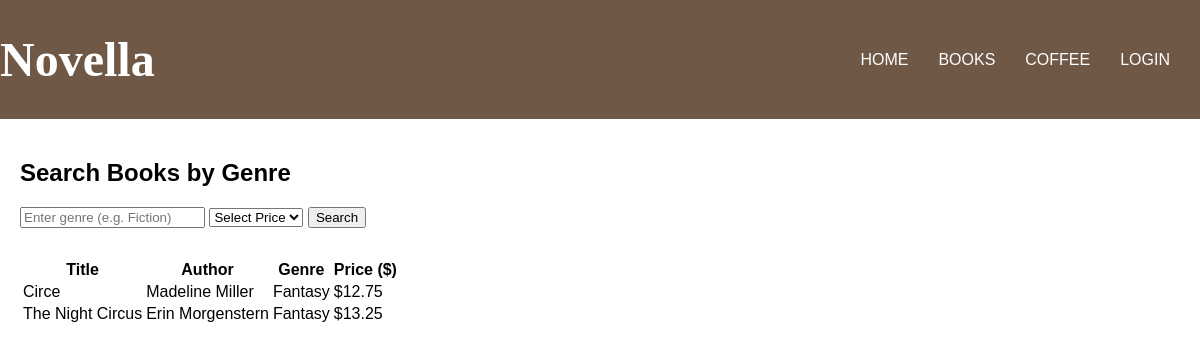
Page /dynamic_version/books.php?genre=Fantasy on the committed database.
### tables this page shows
CREATE TABLE books (
  id INT AUTO_INCREMENT PRIMARY KEY,
  title VARCHAR(255) NOT NULL,
  author VARCHAR(255),
  genre VARCHAR(100),
  price DECIMAL(7,2) NOT NULL
);

### dynamic_version/books.php (the view, shortened to what this page needs)
<?php require 'db.php'; ?>
<!DOCTYPE html>
<html lang="en">
<head>
    <link rel="stylesheet" href="styles.css">
</head>
<body>
    <header>
        <div class="logo">
            <a href="index.html"><h1>Novella</h1></a>
        </div>
        <nav class="navbar">
            <ul class="nav-list">
                <li><a href="index.html">Home</a></li>
                <li><a href="books.php">Books</a></li>
                <li><a href="menu.html">Coffee</a></li>
                <li><a href="login.php">Login</a></li>
            </ul>
        </nav>
    </header>
    <main style="padding: 20px;">
        <h2>Search Books by Genre</h2>
        <form method="GET" style="margin-bottom: 30px;">
            <input type="text" name="genre" placeholder="Enter genre (e.g. Fiction)">
            <select name="price_range">
                <option value="">Select Price</option>
            </select>
            <button type="submit">Search</button>
        </form>
        <table>
            <thead>
                <tr>
                    <th>Title</th>
                    <th>Author</th>
                    <th>Genre</th>
                    <th>Price ($)</th>
                </tr>
            </thead>
            <tbody>
                <?php
                    $query = "SELECT * FROM books WHERE 1=1";
                    $params = [];
                        if (isset($_GET['genre']) && !empty(trim($_GET['genre']))) {
                            $query .= " AND genre LIKE ?";
                            $params[] = "%" . trim($_GET['genre']) . "%";
                        }
                $stmt = $pdo->prepare($query);
                $stmt->execute($params);
                $books = $stmt->fetchAll();
                if ($books) {
                    foreach ($books as $book) {
                        echo "<tr>
                            <td>" . htmlspecialchars($book['title']) . "</td>
                            <td>" . htmlspecialchars($book['author']) . "</td>
                            <td>" . htmlspecialchars($book['genre']) . "</td>
                            <td>$" . htmlspecialchars($book['price']) . "</td>
                        </tr>";
                    }
                } else {
                    echo "<tr><td colspan='4'>No books found with the selected filters.</td></tr>";
                }
                ?>
            </tbody>
        </table>
    </main>
</body>
</html>

### dynamic_version/styles.css (style rules this page uses)
body { font-family: Arial, sans-serif; background-color: #ffffff; margin: 0; }
header { display: flex; justify-content: space-between; align-items: center; background-color: rgba(111, 89, 70, 1); }
.logo { font-size: 24px; color: #ffffff; font-family: "Mea Culpa", cursive; font-weight: 400; font-style: normal; }
.logo a { text-decoration: none; color: #ffffff; transition: color 0.2s ease-out; }
.nav-list { margin-right: 30px; display: flex; gap: 30px; list-style: none; }
.nav-list a { display: flex; gap: 20px; list-style: none; text-decoration: none; text-transform: uppercase; color: #ffffff; }
.nav-list a { transition: color 0.2s ease-out; }

### rows in the picture
books: title "Circe", author "Madeline Miller", genre "Fantasy", price "12.75"
books: title "The Night Circus", author "Erin Morgenstern", genre "Fantasy", price "13.25"
